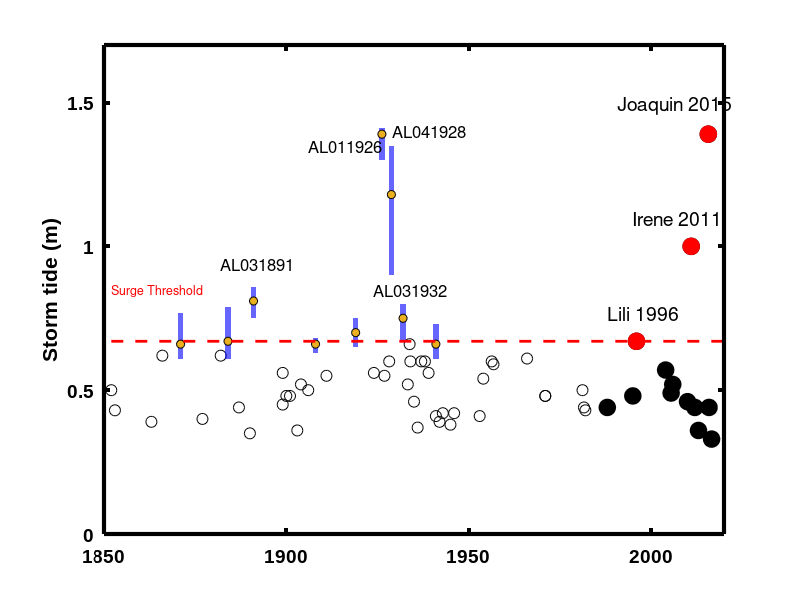

This chart was generated by the following MATLAB code:
clear 
close all
clc

%addpath('/home/ab3838/Matlab_export_pack/altmany-export_fig-b32040d')


m_surge(5,1)=1988;
m_surge(5,2)=0.44;

m_surge(6,1)=1995;
m_surge(6,2)=0.48;

m_surge(7,1)=1996;
m_surge(7,2)=0.67;

m_surge(8,1)=2004;
m_surge(8,2)=0.57;

m_surge(9,1)=2005.5;
m_surge(9,2)=0.49;

m_surge(10,1)=2005.95;
m_surge(10,2)=0.52;

m_surge(11,1)=2010;
m_surge(11,2)=0.46;

m_surge(12,1)=2011;
m_surge(12,2)=1;

m_surge(13,1)=2012;
m_surge(13,2)=0.44;

m_surge(14,1)=2013;
m_surge(14,2)=0.36;

m_surge(15,1)=2015.7;
m_surge(15,2)=1.39;

m_surge(16,1)=2015.9;
m_surge(16,2)=0.44;

m_surge(17,1)=2016.6;
m_surge(17,2)=0.33;


%%%%%%%%%%%%%%%%%%%%%%%%%%%%%%


sup(1,1)=1945;
sup(1,2)=0.37; %15 nmi
sup(1,3)=0.38; %30 nmi
sup(1,4)=0.38; %45 nmi

sup(2,1)=1942.9;
sup(2,2)=0.40; 
sup(2,3)=0.42;
sup(2,4)=0.45;

%corrected
sup(3,1)=1941;
sup(3,2)=0.61; 
sup(3,3)=0.76;
sup(3,4)=0.73;

sup(4,1)=1933.8;
sup(4,2)=0.60; 
sup(4,3)=0.66;
sup(4,4)=0.69;

sup(5,1)=1933.3;
sup(5,2)=0.44; 
sup(5,3)=0.52;
sup(5,4)=0.58;

%corrected
sup(6,1)=1932;
sup(6,2)=0.67; 
sup(6,3)=0.83;
sup(6,4)=0.80;

%corrected
sup(7,1)=1928.8;
sup(7,2)=0.90; 
sup(7,3)=1.45;
sup(7,4)=1.35;

sup(8,1)=1928.2;
sup(8,2)=0.58; 
sup(8,3)=0.60;
sup(8,4)=0.59;

sup(9,1)=1926.9;
sup(9,2)=0.53; 
sup(9,3)=0.55;
sup(9,4)=0.63;

%corrected
sup(10,1)=1926.2;
sup(10,2)=1.30; 
sup(10,3)=1.43;
sup(10,4)=1.41;

sup(11,1)=1924;
sup(11,2)=0.54; 
sup(11,3)=0.56;
sup(11,4)=0.59;

%corrected
sup(12,1)=1919;
sup(12,2)=0.65; 
sup(12,3)=0.77;
sup(12,4)=0.75;

%corrected
sup(13,1)=1908;
sup(13,2)=0.63; 
sup(13,3)=0.69;
sup(13,4)=0.68;

sup(14,1)=1899;
sup(14,2)=0.45; 
sup(14,3)=0.45;
sup(14,4)=0.47;

%corrected
sup(15,1)=1891;
sup(15,2)=0.75; 
sup(15,3)=0.88;
sup(15,4)=0.86;

sup(16,1)=1884;
sup(16,2)=0.61; 
sup(16,3)=0.72;
sup(16,4)=0.79;

sup(17,1)=1882;
sup(17,2)=0.60; 
sup(17,3)=0.62;
sup(17,4)=0.64;

sup(18,1)=1871;
sup(18,2)=0.61; 
sup(18,3)=0.73;
sup(18,4)=0.77;

sup(19,1)=1866;
sup(19,2)=0.58; 
sup(19,3)=0.62;
sup(19,4)=0.74;
%%%%%%%%%%%%%%%%%%%%%%%%%%%%%%
su(1,1)=1945;
su(1,2)=0.37; %15 nmi
su(1,3)=0.38; %30 nmi
su(1,4)=0.38; %45 nmi

su(2,1)=1942.9;
su(2,2)=0.40; 
su(2,3)=0.42;
su(2,4)=0.45;

su(3,1)=1941;
su(3,2)=0.54; 
su(3,3)=0.78;
su(3,4)=0.90;

su(4,1)=1933.8;
su(4,2)=0.60; 
su(4,3)=0.66;
su(4,4)=0.69;

su(5,1)=1933.3;
su(5,2)=0.44; 
su(5,3)=0.52;
su(5,4)=0.58;

su(6,1)=1932;
su(6,2)=0.68; 
su(6,3)=1.00;
su(6,4)=1.00;

su(7,1)=1928.8;
su(7,2)=0.80; 
su(7,3)=1.56;
su(7,4)=1.38;

su(8,1)=1928.2;
su(8,2)=0.58; 
su(8,3)=0.60;
su(8,4)=0.59;

su(9,1)=1926.9;
su(9,2)=0.53; 
su(9,3)=0.55;
su(9,4)=0.63;

su(10,1)=1926.2;
su(10,2)=1.05; 
su(10,3)=1.41;
su(10,4)=1.40;

su(11,1)=1924;
su(11,2)=0.54; 
su(11,3)=0.56;
su(11,4)=0.59;

su(12,1)=1919;
su(12,2)=0.55; 
su(12,3)=0.91;
su(12,4)=0.93;

su(13,1)=1908;
su(13,2)=0.63; 
su(13,3)=0.71;
su(13,4)=0.93;

su(14,1)=1899;
su(14,2)=0.45; 
su(14,3)=0.45;
su(14,4)=0.47;


su(15,1)=1891;
su(15,2)=0.69; 
su(15,3)=0.89;
su(15,4)=0.86;

su(16,1)=1884;
su(16,2)=0.58; 
su(16,3)=0.82;
su(16,4)=0.82;

su(17,1)=1882;
su(17,2)=0.60; 
su(17,3)=0.62;
su(17,4)=0.64;

su(18,1)=1871;
su(18,2)=0.58; 
su(18,3)=0.80;
su(18,4)=0.80;

su(19,1)=1866;
su(19,2)=0.61; 
su(19,3)=0.62;
su(19,4)=0.73;

%tidal
st(1,1)=1971;
st(1,2)=0.48; 

st(2,1)=1966;
st(2,2)=0.61; 

st(3,1)=1956.3;
st(3,2)=0.60; 

st(4,1)=1956.8;
st(4,2)=0.59; 

st(5,1)=1954;
st(5,2)=0.54; 

st(6,1)=1953;
st(6,2)=0.41; 

st(7,1)=1946;
st(7,2)=0.42; 

st(8,1)=1942;
st(8,2)=0.39; 

st(9,1)=1941;
st(9,2)=0.41; 

st(10,1)=1939;
st(10,2)=0.56; 

st(11,1)=1938;
st(11,2)=0.60; 

st(12,1)=1937;
st(12,2)=0.60;

st(13,1)=1936;
st(13,2)=0.37;

st(14,1)=1935;
st(14,2)=0.46;

st(15,1)=1934;
st(15,2)=0.60;

st(16,1)=1911;
st(16,2)=0.55;

st(17,1)=1906;
st(17,2)=0.50;

st(18,1)=1904;
st(18,2)=0.52;

st(19,1)=1903;
st(19,2)=0.36;

st(20,1)=1901;
st(20,2)=0.48;

st(21,1)=1900;
st(21,2)=0.48;

st(22,1)=1899;
st(22,2)=0.56;

st(23,1)=1890;
st(23,2)=0.35;

st(24,1)=1887;
st(24,2)=0.44;

st(25,1)=1877;
st(25,2)=0.40;

st(26,1)=1863;
st(26,2)=0.39;

st(27,1)=1853;
st(27,2)=0.43;

st(28,1)=1852;
st(28,2)=0.50;

% new st in 30 mi radus
st(29,1)=1945;
st(29,2)=0.38;

st(30,1)=1942.9;
st(30,2)=0.42;

st(31,1)=1933.8;
st(31,2)=0.66;

st(32,1)=1933.3;
st(32,2)=0.52;

st(33,1)=1928.2;
st(33,2)=0.60;

st(34,1)=1926.9;
st(34,2)=0.55;

st(35,1)=1924;
st(35,2)=0.56;

st(36,1)=1899;
st(36,2)=0.45;

st(37,1)=1882;
st(37,2)=0.62;

st(38,1)=1866;
st(38,2)=0.62;

st(39,1)=1971;
st(39,2)=0.48;

st(40,1)=1981.2;
st(40,2)=0.50;

st(41,1)=1981.6;
st(41,2)=0.44;

st(42,1)=1981.99;
st(42,2)=0.43;



% figure plot
figurePosition = [1 41 1920/2 964/2];
% Figure 1
    % Open a figure with figure handle variable: figure1H 
    %                   (so we do not use gcf)
figure1H = figure(1);
    % Call the axes with the handle: axes1H (so we do not use gca)
axes1H_f1 = axes;
    % Calling the hold on, techincally not needed because 
    % we can plot a patch and the line without it removing 
    % or replacing the line (kind of strange)
hold on


figure(1)
%plot1H_f1 =plot(t,s8_hh5,t,s8_hu5,t,s8_hw5,to,s8)

plot1H_f1 =plot(m_surge(:,1),m_surge(:,2))
set(plot1H_f1, 'Marker','o','MarkerSize', 12,'MarkerFaceColor','k','MarkerEdgeColor','k','LineStyle','none')


plot1H_f1 =plot(m_surge(15,1),m_surge(15,2))
set(plot1H_f1, 'Marker','o','MarkerSize', 12,'MarkerFaceColor','r','MarkerEdgeColor','r','LineStyle','none')
text(m_surge(15,1)-25,m_surge(15,2)+0.1,'Joaquin 2015','Color','k','FontSize',14)      


plot1H_f1 =plot(m_surge(12,1),m_surge(12,2))
set(plot1H_f1, 'Marker','o','MarkerSize', 12,'MarkerFaceColor','r','MarkerEdgeColor','r','LineStyle','none')
text(m_surge(12,1)-16,m_surge(12,2)+0.1,'Irene 2011','Color','k','FontSize',14)      


plot1H_f1 =plot(m_surge(7,1),m_surge(7,2))
set(plot1H_f1, 'Marker','o','MarkerSize', 12,'MarkerFaceColor','r','MarkerEdgeColor','r','LineStyle','none')
text(m_surge(7,1)-8,m_surge(7,2)+0.1,'Lili 1996','Color','k','FontSize',14)      

%%%%%%%%%%%%%%%%%%%%%%%%%%%%%%%%%%%%%%%%%%%%%%%%%%%%%%%%%%%%%%%%%%tide
plot1H_f1 =plot(st(:,1),st(:,2))
set(plot1H_f1, 'Marker','o','MarkerSize', 8,'MarkerFaceColor','none','MarkerEdgeColor','k','LineStyle','none')



%ll = [3, 6, 7, 10 ,12, 13, 15, 16, 18];
% ll = [ 6, 7, 10 ,12, 13, 15, 16, 18];
% for i=1:8 %9
% % lx=[su(i,1),su(i,1),su(i,1)];
% % ly=[su(i,2),su(i,3),su(i,4)];
% 
% ind = ll(i);
% 
% lx=[su(ind,1),su(ind,1)];
% ly=[su(ind,2),su(ind,3)];
% 
% plot1H_f1 =plot(lx,ly)
% set(plot1H_f1, 'LineStyle','-','MarkerFaceColor', 'k',  'color', 'k','linewidth', 4)
% %set(plot1H_f1(1), 'MarkerSize', 2, 'LineStyle','--','MarkerFaceColor', 'r',  'color', 'r','linewidth', 3)
% hold on
% end


ll = [3, 6, 7, 10 ,12, 13, 15, 16, 18];

for i=1:9

ind = ll(i);

llxp = [sup(ind,1)-0.75, sup(ind,1)+0.75, sup(ind,1)+0.75, sup(ind,1)-0.75];
llyp = [sup(ind,4), sup(ind,4), sup(ind,2), sup(ind,2)];

plot1H_f1 =patch(llxp,llyp,'b')
set(plot1H_f1,'EdgeColor','none','MarkerFaceColor','b','FaceAlpha',0.6)

end

%%%%%%%%%%%%%%%%%%%%%%%%%%%%%%%%%


% 
% ll = [3, 6, 7, 10 ,12, 13, 15, 16, 18];
% 
% for i=1:9
% 
% ind = ll(i);
% 
% llx = [su(ind,1)-0.75, su(ind,1)+0.75, su(ind,1)+0.75, su(ind,1)-0.75];
% lly = [su(ind,3), su(ind,3), su(ind,2), su(ind,2)];
% 
% plot1H_f1 =patch(llx,lly,[0.7 0.7 0.7])
% set(plot1H_f1,'EdgeColor','none','MarkerFaceColor',[0.7 0.7 0.7],'FaceAlpha',0.7)
% 
% end


plot1H_f1 = plot(su(3,1),0.66)
set(plot1H_f1, 'Marker','o','MarkerSize', 6,'MarkerFaceColor',[0.92 0.69 0.12],'MarkerEdgeColor','k','LineStyle','none')

plot1H_f1 = plot(su(6,1),0.75)
set(plot1H_f1, 'Marker','o','MarkerSize', 6,'MarkerFaceColor',[0.92 0.69 0.12],'MarkerEdgeColor','k','LineStyle','none')

plot1H_f1 = plot(su(7,1),1.18)
set(plot1H_f1, 'Marker','o','MarkerSize', 6,'MarkerFaceColor',[0.92 0.69 0.12],'MarkerEdgeColor','k','LineStyle','none')

plot1H_f1 = plot(su(10,1),1.39)
set(plot1H_f1, 'Marker','o','MarkerSize', 6,'MarkerFaceColor',[0.92 0.69 0.12],'MarkerEdgeColor','k','LineStyle','none')

plot1H_f1 = plot(su(12,1),0.70)
set(plot1H_f1, 'Marker','o','MarkerSize', 6,'MarkerFaceColor',[0.92 0.69 0.12],'MarkerEdgeColor','k','LineStyle','none')

plot1H_f1 = plot(su(13,1),0.66)
set(plot1H_f1, 'Marker','o','MarkerSize', 6,'MarkerFaceColor',[0.92 0.69 0.12],'MarkerEdgeColor','k','LineStyle','none')

plot1H_f1 = plot(su(15,1),0.81)
set(plot1H_f1, 'Marker','o','MarkerSize', 6,'MarkerFaceColor',[0.92 0.69 0.12],'MarkerEdgeColor','k','LineStyle','none')

plot1H_f1 = plot(su(16,1),0.67)
set(plot1H_f1, 'Marker','o','MarkerSize', 6,'MarkerFaceColor',[0.92 0.69 0.12],'MarkerEdgeColor','k','LineStyle','none')

plot1H_f1 = plot(su(18,1),0.66)
set(plot1H_f1, 'Marker','o','MarkerSize', 6,'MarkerFaceColor',[0.92 0.69 0.12],'MarkerEdgeColor','k','LineStyle','none')



%%%%%%%%%%%%%%%%%%%%%%%%%%%%%%%%%%%%%%%%%%%%%%%%%%%%%%%%%%%%%%

x1(1,1)=1852;
x1(1,2)=0.67;

x1(2,1)=2020;
x1(2,2)=0.67;

hold on
plot1H_f1 =plot(x1(:,1),x1(:,2))
set(plot1H_f1(1), 'LineStyle','--', 'color', 'r','linewidth', 2)

text(1852,0.85,'Surge Threshold','Color','r','FontSize',9)     

%%%%%%%%%%%%%%%%%%%%%%%%%%%%%%%%%%%%%%%%%%%%%%%%%%%%%%%%%%%%%%%%%%%%%%%
text(1924,0.85,'AL031932','Color','k','FontSize',12) 

text(1929,1.40,'AL041928','Color','k','FontSize',12) 

text(1906,1.35,'AL011926','Color','k','FontSize',12) 

text(1882,0.94,'AL031891','Color','k','FontSize',12) 



%%%%%%%%%%%%%%%%%%%%%%%%%%%%%%%%%%%%%%%%%%%%%%%%%%%%%%%%%%%%%%%%%%%%%%%



xlim([1850  2020])
ylim([0  1.7])


%titleH_f1 = title(axes1H_f1,'Storm tide at Long Island Blue Hole');
titleH_f1 = title(axes1H_f1,' ');
%xLabelH_f1 = xlabel(axes1H_f1,'time (hours)');
%yLabelH_f1 = ylabel(axes1H_f1,'\eta(ft)');
yLabelH_f1 = ylabel(axes1H_f1,'Storm tide (m)');

set(axes1H_f1, 'color', 'k', ...
               'LineWidth', 3, ...
               'FontName', 'Arial',...
               'FontWeight', 'Bold',...
               'FontSize', 14, ...
               'Layer', 'top')      % This command will make sure the tick
           
set(titleH_f1, 'color', 'k', ...
               'LineWidth', 3, ...
               'FontName', 'Arial',...
               'FontWeight', 'Bold',...
               'FontSize', 14) % The title is separate from the axes   


set(figure1H, 'Position', figurePosition)
% set(gcf, 'Position', figurePosition)   
    % Setting a box around the axes
    
    %xtickformat('dd-MMM-yyyy')
box

    % Setting the background color of the figure to be none,
    % or transparent, if we do not have a figure handle we can 
    % use gcf instead as shown:
set(figure1H, 'color', 'w'); % set(gcf, 'color', 'none');

set(axes1H_f1, 'color', 'w'); % set(gca, 'color', 'none');

    % Again another axes adjustment
    
set(axes1H_f1, 'XColor', 'k', ...
            'YColor', 'k');
           


%xlim([datetime(2004,09,01,00,00,0)  datetime(2004,09,05,00,00,0)])

%export_fig(figure1H,'surgethresholdf_shadedm15p10.png')
